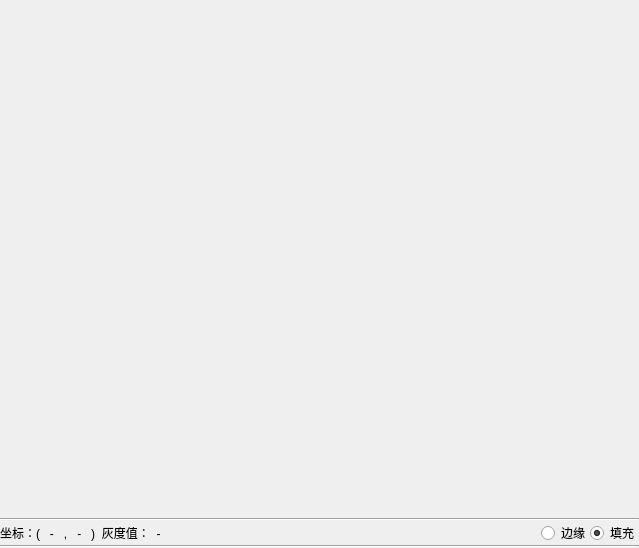
<?xml version="1.0" encoding="UTF-8"?>
<ui version="4.0">
 <class>halconWidget</class>
 <widget class="QWidget" name="halconWidget">
  <property name="geometry">
   <rect>
    <x>0</x>
    <y>0</y>
    <width>639</width>
    <height>548</height>
   </rect>
  </property>
  <property name="windowTitle">
   <string>Form</string>
  </property>
  <layout class="QVBoxLayout" name="verticalLayout">
   <property name="spacing">
    <number>0</number>
   </property>
   <property name="leftMargin">
    <number>0</number>
   </property>
   <property name="topMargin">
    <number>0</number>
   </property>
   <property name="rightMargin">
    <number>0</number>
   </property>
   <property name="bottomMargin">
    <number>0</number>
   </property>
   <item>
    <widget class="QLabel" name="label_Img">
     <property name="sizePolicy">
      <sizepolicy hsizetype="Expanding" vsizetype="Expanding">
       <horstretch>0</horstretch>
       <verstretch>0</verstretch>
      </sizepolicy>
     </property>
     <property name="text">
      <string/>
     </property>
    </widget>
   </item>
   <item>
    <widget class="Line" name="line">
     <property name="orientation">
      <enum>Qt::Horizontal</enum>
     </property>
    </widget>
   </item>
   <item>
    <layout class="QHBoxLayout" name="horizontalLayout_2">
     <item>
      <widget class="QLabel" name="label">
       <property name="sizePolicy">
        <sizepolicy hsizetype="Expanding" vsizetype="Preferred">
         <horstretch>0</horstretch>
         <verstretch>0</verstretch>
        </sizepolicy>
       </property>
       <property name="text">
        <string>坐标：(   -   ,   -   )  灰度值：  -  </string>
       </property>
      </widget>
     </item>
     <item>
      <layout class="QHBoxLayout" name="horizontalLayout">
       <item>
        <widget class="QRadioButton" name="radio_margin">
         <property name="text">
          <string>边缘</string>
         </property>
        </widget>
       </item>
       <item>
        <widget class="QRadioButton" name="radio_fill">
         <property name="text">
          <string>填充</string>
         </property>
         <property name="checked">
          <bool>true</bool>
         </property>
        </widget>
       </item>
      </layout>
     </item>
    </layout>
   </item>
   <item>
    <widget class="Line" name="line_2">
     <property name="orientation">
      <enum>Qt::Horizontal</enum>
     </property>
    </widget>
   </item>
  </layout>
 </widget>
 <resources/>
 <connections/>
</ui>
